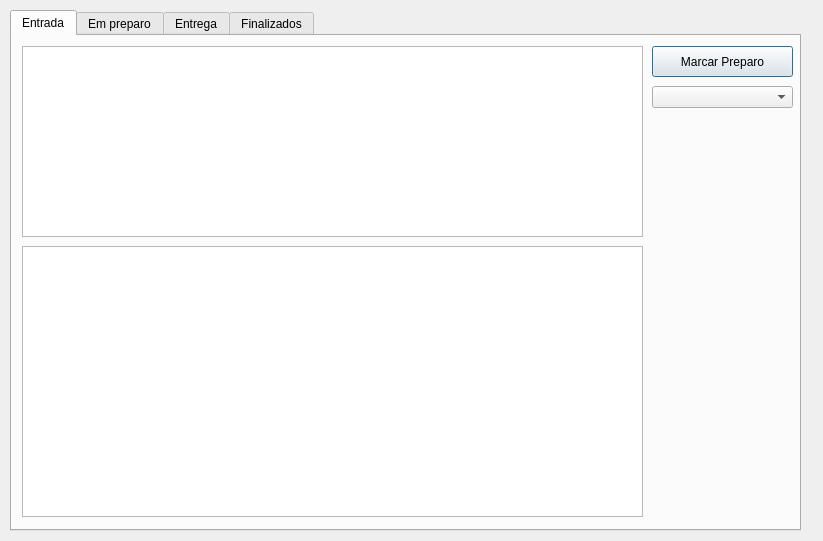
<?xml version="1.0" encoding="UTF-8"?>
<ui version="4.0">
 <class>Pedidos</class>
 <widget class="QDialog" name="Pedidos">
  <property name="geometry">
   <rect>
    <x>0</x>
    <y>0</y>
    <width>823</width>
    <height>541</height>
   </rect>
  </property>
  <property name="windowTitle">
   <string>Pedidos</string>
  </property>
  <widget class="QTabWidget" name="tabWidget">
   <property name="geometry">
    <rect>
     <x>10</x>
     <y>10</y>
     <width>791</width>
     <height>521</height>
    </rect>
   </property>
   <property name="currentIndex">
    <number>0</number>
   </property>
   <widget class="QWidget" name="tab">
    <attribute name="title">
     <string>Entrada</string>
    </attribute>
    <widget class="QTableView" name="tableView_pedidos">
     <property name="geometry">
      <rect>
       <x>10</x>
       <y>10</y>
       <width>621</width>
       <height>191</height>
      </rect>
     </property>
    </widget>
    <widget class="QPushButton" name="pushButton_marcarcozinha">
     <property name="geometry">
      <rect>
       <x>640</x>
       <y>10</y>
       <width>141</width>
       <height>31</height>
      </rect>
     </property>
     <property name="text">
      <string>Marcar Preparo</string>
     </property>
    </widget>
    <widget class="QComboBox" name="comboBox_cozinha">
     <property name="geometry">
      <rect>
       <x>640</x>
       <y>50</y>
       <width>141</width>
       <height>22</height>
      </rect>
     </property>
    </widget>
    <widget class="QTableWidget" name="tableWidget_detalhe">
     <property name="geometry">
      <rect>
       <x>10</x>
       <y>210</y>
       <width>621</width>
       <height>271</height>
      </rect>
     </property>
    </widget>
   </widget>
   <widget class="QWidget" name="tab_2">
    <attribute name="title">
     <string>Em preparo</string>
    </attribute>
    <widget class="QTableView" name="tableView_preparo">
     <property name="geometry">
      <rect>
       <x>10</x>
       <y>10</y>
       <width>611</width>
       <height>231</height>
      </rect>
     </property>
    </widget>
    <widget class="QPushButton" name="pushButton_marcarcozinha_2">
     <property name="geometry">
      <rect>
       <x>630</x>
       <y>40</y>
       <width>151</width>
       <height>31</height>
      </rect>
     </property>
     <property name="text">
      <string>Marcar Pronto</string>
     </property>
    </widget>
    <widget class="QComboBox" name="comboBox_cozinha_2">
     <property name="geometry">
      <rect>
       <x>630</x>
       <y>10</y>
       <width>151</width>
       <height>22</height>
      </rect>
     </property>
    </widget>
    <widget class="QTableWidget" name="tableWidget_preparo">
     <property name="geometry">
      <rect>
       <x>10</x>
       <y>250</y>
       <width>611</width>
       <height>231</height>
      </rect>
     </property>
    </widget>
   </widget>
   <widget class="QWidget" name="tab_3">
    <attribute name="title">
     <string>Entrega</string>
    </attribute>
    <widget class="QPushButton" name="pushButton_entrega">
     <property name="geometry">
      <rect>
       <x>650</x>
       <y>10</y>
       <width>131</width>
       <height>41</height>
      </rect>
     </property>
     <property name="text">
      <string>Marcar Entrega</string>
     </property>
    </widget>
    <widget class="QComboBox" name="comboBox_entrega">
     <property name="geometry">
      <rect>
       <x>650</x>
       <y>60</y>
       <width>131</width>
       <height>22</height>
      </rect>
     </property>
    </widget>
    <widget class="QTableView" name="tableView_entrega">
     <property name="geometry">
      <rect>
       <x>10</x>
       <y>10</y>
       <width>631</width>
       <height>211</height>
      </rect>
     </property>
    </widget>
    <widget class="QTableWidget" name="tableWidget_entrega">
     <property name="geometry">
      <rect>
       <x>10</x>
       <y>230</y>
       <width>631</width>
       <height>251</height>
      </rect>
     </property>
    </widget>
   </widget>
   <widget class="QWidget" name="tab_4">
    <attribute name="title">
     <string>Finalizados</string>
    </attribute>
    <widget class="QTableView" name="tableView_final">
     <property name="geometry">
      <rect>
       <x>10</x>
       <y>10</y>
       <width>651</width>
       <height>251</height>
      </rect>
     </property>
    </widget>
    <widget class="QTableWidget" name="tableWidget_final">
     <property name="geometry">
      <rect>
       <x>10</x>
       <y>270</y>
       <width>651</width>
       <height>211</height>
      </rect>
     </property>
    </widget>
    <widget class="QComboBox" name="comboBox_final">
     <property name="geometry">
      <rect>
       <x>670</x>
       <y>10</y>
       <width>111</width>
       <height>22</height>
      </rect>
     </property>
    </widget>
   </widget>
  </widget>
 </widget>
 <resources/>
 <connections/>
</ui>
